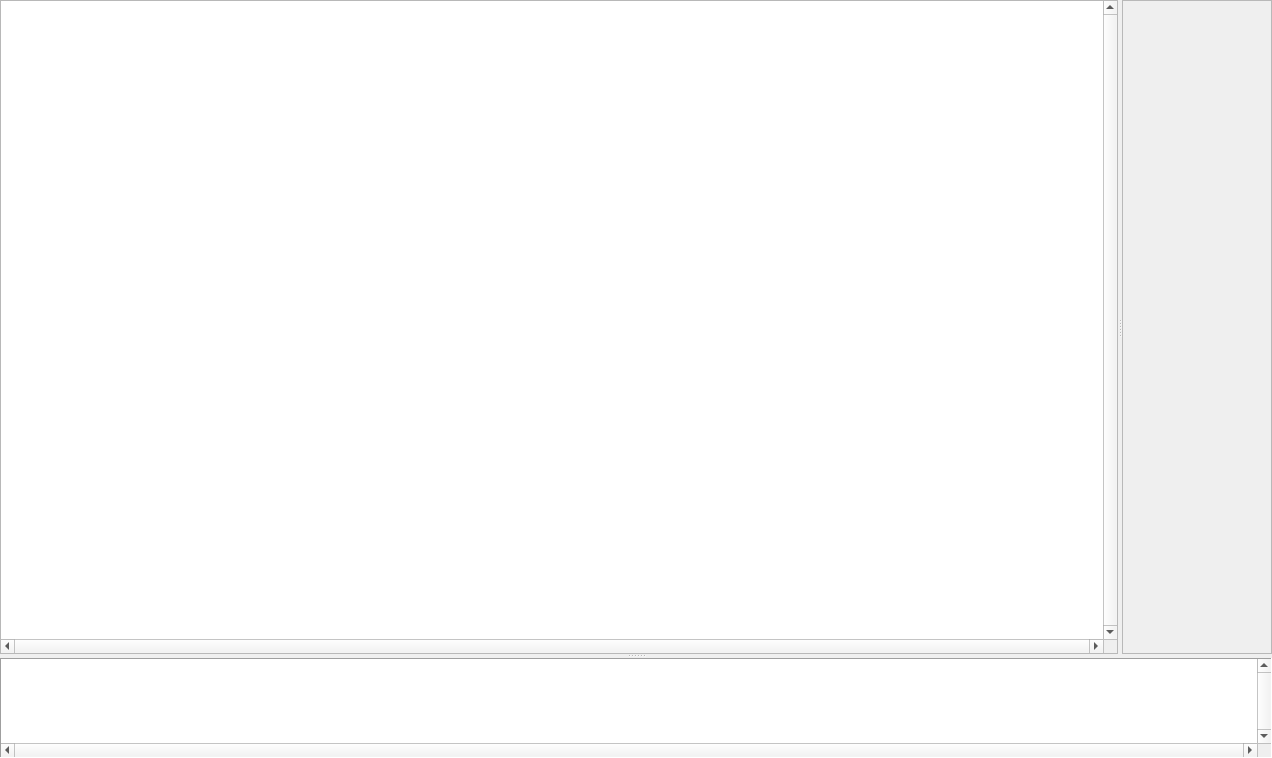
<?xml version="1.0" encoding="UTF-8"?>
<ui version="4.0">
 <class>LogViewerTabClass</class>
 <widget class="QSplitter" name="LogViewerTabClass">
  <property name="geometry">
   <rect>
    <x>0</x>
    <y>0</y>
    <width>1272</width>
    <height>758</height>
   </rect>
  </property>
  <property name="sizePolicy">
   <sizepolicy hsizetype="Expanding" vsizetype="Expanding">
    <horstretch>0</horstretch>
    <verstretch>0</verstretch>
   </sizepolicy>
  </property>
  <property name="windowTitle">
   <string>LogViwerTab</string>
  </property>
  <property name="frameShape">
   <enum>QFrame::NoFrame</enum>
  </property>
  <property name="frameShadow">
   <enum>QFrame::Plain</enum>
  </property>
  <property name="orientation">
   <enum>Qt::Vertical</enum>
  </property>
  <property name="opaqueResize">
   <bool>true</bool>
  </property>
  <widget class="QSplitter" name="mainViewSplitter">
   <property name="sizePolicy">
    <sizepolicy hsizetype="Expanding" vsizetype="Expanding">
     <horstretch>0</horstretch>
     <verstretch>0</verstretch>
    </sizepolicy>
   </property>
   <property name="orientation">
    <enum>Qt::Horizontal</enum>
   </property>
   <widget class="LogViewer" name="logViewer">
    <property name="minimumSize">
     <size>
      <width>200</width>
      <height>250</height>
     </size>
    </property>
    <property name="verticalScrollBarPolicy">
     <enum>Qt::ScrollBarAlwaysOn</enum>
    </property>
    <property name="horizontalScrollBarPolicy">
     <enum>Qt::ScrollBarAlwaysOn</enum>
    </property>
    <property name="tabChangesFocus">
     <bool>true</bool>
    </property>
    <property name="undoRedoEnabled">
     <bool>false</bool>
    </property>
    <property name="lineWrapMode">
     <enum>QPlainTextEdit::NoWrap</enum>
    </property>
    <property name="textInteractionFlags">
     <set>Qt::TextSelectableByKeyboard|Qt::TextSelectableByMouse</set>
    </property>
   </widget>
   <widget class="QScrollArea" name="logControllArea">
    <property name="sizePolicy">
     <sizepolicy hsizetype="Expanding" vsizetype="Expanding">
      <horstretch>0</horstretch>
      <verstretch>0</verstretch>
     </sizepolicy>
    </property>
    <property name="minimumSize">
     <size>
      <width>150</width>
      <height>0</height>
     </size>
    </property>
    <property name="baseSize">
     <size>
      <width>200</width>
      <height>0</height>
     </size>
    </property>
    <property name="widgetResizable">
     <bool>true</bool>
    </property>
    <widget class="QWidget" name="logControlAreaWidget">
     <property name="geometry">
      <rect>
       <x>0</x>
       <y>0</y>
       <width>148</width>
       <height>651</height>
      </rect>
     </property>
    </widget>
   </widget>
  </widget>
  <widget class="LineNumberPlainTextEdit" name="fullLogView">
   <property name="sizePolicy">
    <sizepolicy hsizetype="Expanding" vsizetype="Preferred">
     <horstretch>0</horstretch>
     <verstretch>0</verstretch>
    </sizepolicy>
   </property>
   <property name="maximumSize">
    <size>
     <width>16777215</width>
     <height>100</height>
    </size>
   </property>
   <property name="baseSize">
    <size>
     <width>0</width>
     <height>0</height>
    </size>
   </property>
   <property name="acceptDrops">
    <bool>false</bool>
   </property>
   <property name="frameShape">
    <enum>QFrame::Panel</enum>
   </property>
   <property name="verticalScrollBarPolicy">
    <enum>Qt::ScrollBarAlwaysOn</enum>
   </property>
   <property name="horizontalScrollBarPolicy">
    <enum>Qt::ScrollBarAlwaysOn</enum>
   </property>
   <property name="tabChangesFocus">
    <bool>true</bool>
   </property>
   <property name="undoRedoEnabled">
    <bool>false</bool>
   </property>
   <property name="lineWrapMode">
    <enum>QPlainTextEdit::NoWrap</enum>
   </property>
   <property name="readOnly">
    <bool>true</bool>
   </property>
   <property name="textInteractionFlags">
    <set>Qt::TextSelectableByKeyboard|Qt::TextSelectableByMouse</set>
   </property>
  </widget>
 </widget>
 <layoutdefault spacing="6" margin="11"/>
 <customwidgets>
  <customwidget>
   <class>LogViewer</class>
   <extends>QPlainTextEdit</extends>
   <header>LogViewer.h</header>
   <container>1</container>
  </customwidget>
  <customwidget>
   <class>LineNumberPlainTextEdit</class>
   <extends>QPlainTextEdit</extends>
   <header>LineNumberPlainTextEdit.h</header>
  </customwidget>
 </customwidgets>
 <resources/>
 <connections/>
</ui>
